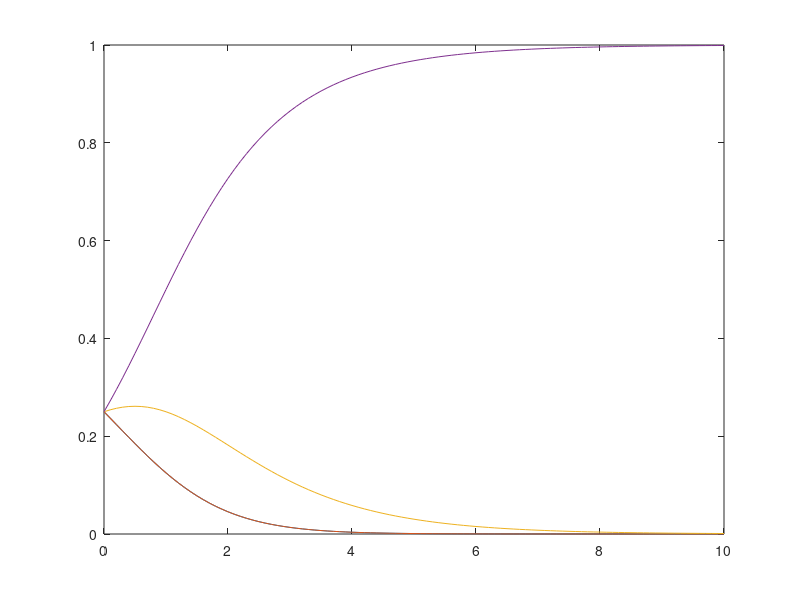

Recreate this plot in MATLAB. (Note: this script raises an error after producing the figure.)
%% Figure 5(A) from Knies and Melo (2020)
% Calculates route choice probabilities for Figure 4 
% Network originally featured in Fosgerau et al. (2013) (Figure 2)
% Generates Figure 5(A)
% Choice Aversion Model
% Route 1 : 12,23,35
% Route 2 : 12,23,34,45
% Route 3 : 12,24,45
% Route 4 : 15
clear all
clc

% Instantaneous edge costs
t12 = 1;
t23 = 1;
t35 = 2;
t34 = 1;
t45 = 1;
t24 = 2;
t15 = 4;

% Route/path costs
c1 = t12 + t23 + t35;
c2 = t12 + t23 + t34 + t45;
c3 = t12 + t24 + t45;
c4 = t15;

% Kappa is the penalty term for the log of outgoing edge set cardinality
kap = 0:0.1:10;
% Theta is the parameter on the cost function
theta = 1; % unused in our model, but just an edge cost scale parameter
% used more in other PSL models


% Route utilities (minimizing costs = maximizing negative costs)
u1 = -theta*c1;
u2 = -theta*c2;
u3 = -theta*c3;
u4 = -theta*c4;

% Choice set size for each route
% Note Aji =\= the notation in the paper. 
% For simplicity of code, here Aji = product of choice set cardinality at
% each node along route i in the network. 
Aj1=2*2*2*1;
Aj2=2*2*2*1;
Aj3=2*2*1*1;
Aj4=2*1; 


% Route probabilities
P1 = exp(u1)./(((Aj1/Aj1).^kap).*exp(u1)+((Aj1/Aj2).^kap).*exp(u2)+((Aj1/Aj3).^kap).*exp(u3)+((Aj1/Aj4).^kap).*exp(u4));
P2 = exp(u2)./(((Aj2/Aj1).^kap).*exp(u1)+((Aj2/Aj2).^kap).*exp(u2)+((Aj2/Aj3).^kap).*exp(u3)+((Aj2/Aj4).^kap).*exp(u4));
P3 = exp(u3)./(((Aj3/Aj1).^kap).*exp(u1)+((Aj3/Aj2).^kap).*exp(u2)+((Aj3/Aj3).^kap).*exp(u3)+((Aj3/Aj4).^kap).*exp(u4));
P4 = exp(u4)./(((Aj4/Aj1).^kap).*exp(u1)+((Aj4/Aj2).^kap).*exp(u2)+((Aj4/Aj3).^kap).*exp(u3)+((Aj4/Aj4).^kap).*exp(u4));
P = P1+P2+P3+P4; % unused; just one easy check to help ensure you haven't messed up the choice probabilities

% % Welfare calculation (unused here, but easy to calculate)
% Wca = log((exp(u1)./((Aj1).^kap)) + (exp(u2)./((Aj2).^kap)) + (exp(u3)./((Aj3).^kap))+ (exp(u4)./((Aj4).^kap)));


%Figure 5(A)
figure
p = plot(kap,P1,kap,P2,kap,P3,kap,P4);
p(1).LineWidth = 2;
p(2).LineWidth = 2;
p(3).LineWidth = 2;
p(2).LineStyle = ':';
p(4).LineWidth = 2;
legend({'Route 1','Route 2','Route 3','Route 4'},'Location','northeast')
xlabel('\kappa')
ylabel('Path Choice Probability')

%% Figure 5(B) from Knies and Melo (2020)
% Calculates route choice probabilities for Figure 4 
% Network originally featured in Fosgerau et al. (2013) (Figure 2)
% Generates Figure 5(B)
% Adaptive PSL Model 

 alreadydone = false; % Make sure to reverse the commenting if you want
% this code to not run, isn't necessarily quick
%alreadydone = true;

% Route 1 : 12,23,35
% Route 2 : 12,23,34,45
% Route 3 : 12,24,45
% Route 4 : 15
if alreadydone~=true
clear all
clc

% Instantaneous edge costs
t12 = 1;
t23 = 1;
t35 = 2;
t34 = 1;
t45 = 1;
t24 = 2;
t15 = 4;

% Route/path costs
c1 = t12 + t23 + t35;
c2 = t12 + t23 + t34 + t45;
c3 = t12 + t24 + t45;
c4 = t15;

% Theta is the parameter on the cost function
theta = 1;

% Route utilities
u1 = -theta*c1;
u2 = -theta*c2;
u3 = -theta*c3;
u4 = -theta*c4;

% Beta is the penalty term for link-path incidence (gamma), will go from 0 to 10
beta = 0;

% Initialization
tau = 10^(-16);
N = 4;

i = 1;
error = 16; % Duncan et al. (2020) states "predetermined convergence parameter"
I = 10000;
% Preallocation for speed
ChoiceProbabilities=zeros(length(0:0.1:10),N);
%Wadaptive=zeros(length(0:0.1:10)); %this is if you want welfare
%                                     calculations along the way
for j=1:length(0:0.1:10)

% Initial guess
P0(1:N) = 1/N;


syms gamma1(w,x,y,z) gamma2(w,x,y,z) gamma3(w,x,y,z) gamma4(w,x,y,z) g1(w,x,y,z) g2(w,x,y,z) g3(w,x,y,z) g4(w,x,y,z) G1(w,x,y,z) G2(w,x,y,z) G3(w,x,y,z) G4(w,x,y,z)

gamma1(w,x,y,z) = (t12/c1)*(w/(w+x+y))+(t23/c1)*(w/(w+x))+(t35/c1)*(w/(w));
gamma2(w,x,y,z) = (t12/c2)*(x/(w+x+y))+(t23/c2)*(x/(w+x))+(t34/c2)*(x/(x))+(t45/c2)*(x/(x+y));
gamma3(w,x,y,z) = (t12/c3)*(y/(w+x+y))+(t24/c3)*(y/(y))+(t45/c3)*(y/(x+y));
gamma4(w,x,y,z) = (t15/c4)*(z/z);

g1(w,x,y,z) = (((gamma1(w,x,y,z))^beta)*exp(u1))/(((gamma1(w,x,y,z))^beta)*exp(u1)+((gamma2(w,x,y,z))^beta)*exp(u2)+((gamma3(w,x,y,z))^beta)*exp(u3)+((gamma4(w,x,y,z))^beta)*exp(u4));
g2(w,x,y,z) = (((gamma2(w,x,y,z))^beta)*exp(u2))/(((gamma1(w,x,y,z))^beta)*exp(u1)+((gamma2(w,x,y,z))^beta)*exp(u2)+((gamma3(w,x,y,z))^beta)*exp(u3)+((gamma4(w,x,y,z))^beta)*exp(u4));
g3(w,x,y,z) = (((gamma3(w,x,y,z))^beta)*exp(u3))/(((gamma1(w,x,y,z))^beta)*exp(u1)+((gamma2(w,x,y,z))^beta)*exp(u2)+((gamma3(w,x,y,z))^beta)*exp(u3)+((gamma4(w,x,y,z))^beta)*exp(u4));
g4(w,x,y,z) = (((gamma4(w,x,y,z))^beta)*exp(u4))/(((gamma1(w,x,y,z))^beta)*exp(u1)+((gamma2(w,x,y,z))^beta)*exp(u2)+((gamma3(w,x,y,z))^beta)*exp(u3)+((gamma4(w,x,y,z))^beta)*exp(u4));

G1(w,x,y,z) = tau + (1-N*tau)*g1(w,x,y,z);
G2(w,x,y,z) = tau + (1-N*tau)*g2(w,x,y,z);
G3(w,x,y,z) = tau + (1-N*tau)*g3(w,x,y,z);
G4(w,x,y,z) = tau + (1-N*tau)*g4(w,x,y,z);




    
while i <= I
    
    P(1) = G1(P0(1),P0(2),P0(3),P0(4));
    P(2) = G2(P0(1),P0(2),P0(3),P0(4));
    P(3) = G3(P0(1),P0(2),P0(3),P0(4));
    P(4) = G4(P0(1),P0(2),P0(3),P0(4));
    P=double(P);
    pcheck = log(sum(abs(P-P0)));
    ptest = log(10^(-error));
    if pcheck<ptest
        %fprintf('Solution has been found!')
        break
    end
i = i+1;
P0=P;
end
if i == I
    fprintf('Solution did not converge')
end
ChoiceProbabilities(j,:) = P(1:N);
%Wadaptive(j) = log((exp(u1).*((double(gamma1(P(1),P(2),P(3),P(4)))).^beta)) + (exp(u2).*((double(gamma2(P(1),P(2),P(3),P(4)))).^beta)) + (exp(u3).*((double(gamma3(P(1),P(2),P(3),P(4))).^beta))) + (exp(u4).*((double(gamma1(P(1),P(2),P(3),P(4)))).^beta)));
% j = j+1;
beta=beta+0.1;
fprintf('beta = %3.2f \n',beta);
end


%Figure
figure
r = plot(0:length(ChoiceProbabilities)-1,ChoiceProbabilities);
r(1).LineWidth = 2;
r(2).LineWidth = 2;
r(3).LineStyle = ':';
r(3).LineWidth = 2;
r(4).LineWidth = 2;
legend({'Route 1','Route 2','Route 3','Route 4'},'Location','northwest')
xlabel('\beta')
xticklabels({'0','2','4','6','8','10'})
ylabel('Path Choice Probability')

end


